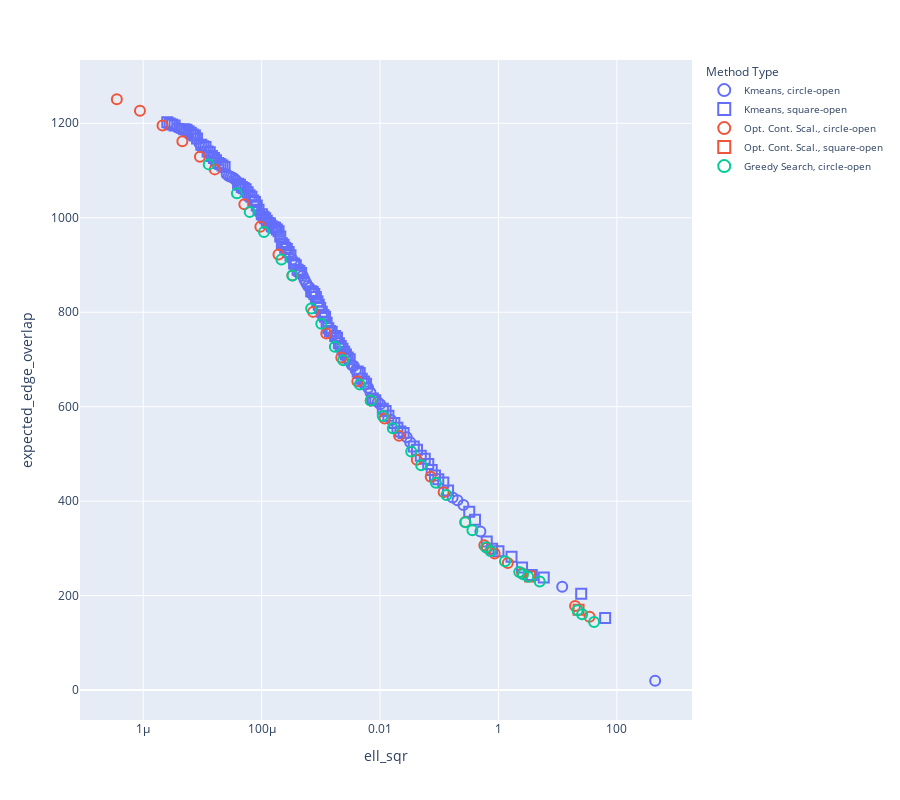

The code cell stored with this chart in its notebook:
### Code cell
import pandas as pd
import plotly.express as px

def get_method_type_name(method_type):
    if 'Kmeans' in method_type:
        return 'Kmeans'
    elif 'Greedy Search' in method_type:
        return 'Greedy Search'
    elif 'Opt. Cont. Scal.' in method_type:
        return 'Opt. Cont. Scal.'
    else:
        return 'Other'

df['method_type_name'] = df['method_type'].apply(get_method_type_name)

# Determining shape based on is_pareto_front
df['shape'] = df['is_pareto_front'].apply(lambda x: 'circle-open' if x else 'square-open')

# Plotting with Plotly
fig = px.scatter(
    df,
    x='ell_sqr',
    y='expected_edge_overlap',
    hover_data=['method_type'],
    symbol='shape',
    color='method_type_name',
    symbol_sequence=['circle-open', 'square-open']
)

fig.update_xaxes(type='log')
fig.update_traces(marker=dict(size=10, line=dict(width=2)))

# Updating layout for legend
fig.update_layout(
    height=800,
    legend_title_text='Method Type',
    legend=dict(
        title='Method Type',
        itemsizing='constant',
        traceorder='normal',
        font=dict(size=10)
    )
)

fig.show()

### Figure 1 — Plotly figure (JSON) as saved in the notebook; plotly's stock layout.template omitted (floating-point values rounded to 4 significant figures)
{"data": [{"customdata": [["Kmeans1d (k=1) on Katz centrality"], ["Kmeans1d (k=7) on Katz centrality"], ["Kmeans1d (k=23) on Katz centrality"], ["Kmeans1d (k=29) on Katz centrality"], ["Kmeans1d (k=31) on Katz centrality"], ["Kmeans1d (k=33) on Katz centrality"], ["Kmeans1d (k=55) on Katz centrality"], ["Kmeans1d (k=57) on Katz centrality"], ["Kmeans1d (k=67) on Katz centrality"], ["Kmeans1d (k=75) on Katz centrality"], ["Kmeans1d (k=77) on Katz centrality"], ["Kmeans1d (k=83) on Katz centrality"], ["Kmeans1d (k=85) on Katz centrality"], ["Kmeans1d (k=97) on Katz centrality"], ["Kmeans1d (k=99) on Katz centrality"], ["Kmeans1d (k=101) on Katz centrality"], ["Kmeans1d (k=121) on Katz centrality"], ["Kmeans1d (k=151) on Katz centrality"], ["Kmeans1d (k=153) on Katz centrality"], ["Kmeans1d (k=155) on Katz centrality"], ["Kmeans1d (k=157) on Katz centrality"], ["Kmeans1d (k=159) on Katz centrality"], ["Kmeans1d (k=171) on Katz centrality"], ["Kmeans1d (k=209) on Katz centrality"], ["Kmeans1d (k=235) on Katz centrality"], ["Kmeans1d (k=237) on Katz centrality"], ["Kmeans1d (k=239) on Katz centrality"], ["Kmeans1d (k=241) on Katz centrality"], ["Kmeans1d (k=243) on Katz centrality"], ["Kmeans1d (k=245) on Katz centrality"], ["Kmeans1d (k=271) on Katz centrality"], ["Kmeans1d (k=287) on Katz centrality"], ["Kmeans1d (k=289) on Katz centrality"], ["Kmeans1d (k=291) on Katz centrality"]], "hovertemplate": "method_type_name=Kmeans<br>shape=circle-open<br>ell_sqr=%{x}<br>expected_edge_overlap=%{y}<br>method_type=%{customdata[0]}<extra></extra>", "legendgroup": "Kmeans, circle-open", "marker": {"color": "#636efa", "line": {"width": 2}, "size": 10, "symbol": "circle-open"}, "mode": "markers", "name": "Kmeans, circle-open", "orientation": "v", "showlegend": true, "type": "scatter", "x": [442.6, 11.92, 0.4954, 0.2558, 0.2032, 0.1683, 0.03226, 0.02823, 0.01548, 0.01006, 0.009128, 0.006882, 0.006293, 0.003892, 0.003605, 0.00333, 0.00163, 0.0006453, 0.000604, 0.0005644, 0.0005281, 0.0004946, 0.0003295, 9.454e-05, 3.725e-05, 3.467e-05, 3.228e-05, 2.998e-05, 2.776e-05, 2.566e-05, 8.813e-06, 4.512e-06, 4.103e-06, 3.733e-06], "xaxis": "x", "y": [19.83, 218.8, 335.7, 391.7, 402.2, 407.8, 524.8, 535.3, 571.6, 605.3, 610.2, 630.1, 640.3, 677.4, 686.0, 688.0, 751.7, 851.6, 855.7, 861.7, 869.4, 877.0, 911.5, 1009.0, 1079.0, 1082.0, 1085.0, 1087.0, 1088.0, 1092.0, 1158.0, 1188.0, 1189.0, 1191.0], "yaxis": "y"}, {"customdata": [["Kmeans1d (k=3) on Katz centrality"], ["Kmeans1d (k=5) on Katz centrality"], ["Kmeans1d (k=9) on Katz centrality"], ["Kmeans1d (k=11) on Katz centrality"], ["Kmeans1d (k=13) on Katz centrality"], ["Kmeans1d (k=15) on Katz centrality"], ["Kmeans1d (k=17) on Katz centrality"], ["Kmeans1d (k=19) on Katz centrality"], ["Kmeans1d (k=21) on Katz centrality"], ["Kmeans1d (k=25) on Katz centrality"], ["Kmeans1d (k=27) on Katz centrality"], ["Kmeans1d (k=35) on Katz centrality"], ["Kmeans1d (k=37) on Katz centrality"], ["Kmeans1d (k=39) on Katz centrality"], ["Kmeans1d (k=41) on Katz centrality"], ["Kmeans1d (k=43) on Katz centrality"], ["Kmeans1d (k=45) on Katz centrality"], ["Kmeans1d (k=47) on Katz centrality"], ["Kmeans1d (k=49) on Katz centrality"], ["Kmeans1d (k=51) on Katz centrality"], ["Kmeans1d (k=53) on Katz centrality"], ["Kmeans1d (k=59) on Katz centrality"], ["Kmeans1d (k=61) on Katz centrality"], ["Kmeans1d (k=63) on Katz centrality"], ["Kmeans1d (k=65) on Katz centrality"], ["Kmeans1d (k=69) on Katz centrality"], ["Kmeans1d (k=71) on Katz centrality"], ["Kmeans1d (k=73) on Katz centrality"], ["Kmeans1d (k=79) on Katz centrality"], ["Kmeans1d (k=81) on Katz centrality"], ["Kmeans1d (k=87) on Katz centrality"], ["Kmeans1d (k=89) on Katz centrality"], ["Kmeans1d (k=91) on Katz centrality"], ["Kmeans1d (k=93) on Katz centrality"], ["Kmeans1d (k=95) on Katz centrality"], ["Kmeans1d (k=103) on Katz centrality"], ["Kmeans1d (k=105) on Katz centrality"], ["Kmeans1d (k=107) on Katz centrality"], ["Kmeans1d (k=109) on Katz centrality"], ["Kmeans1d (k=111) on Katz centrality"], ["Kmeans1d (k=113) on Katz centrality"], ["Kmeans1d (k=115) on Katz centrality"], ["Kmeans1d (k=117) on Katz centrality"], ["Kmeans1d (k=119) on Katz centrality"], ["Kmeans1d (k=123) on Katz centrality"], ["Kmeans1d (k=125) on Katz centrality"], ["Kmeans1d (k=127) on Katz centrality"], ["Kmeans1d (k=129) on Katz centrality"], ["Kmeans1d (k=131) on Katz centrality"], ["Kmeans1d (k=133) on Katz centrality"], ["Kmeans1d (k=135) on Katz centrality"], ["Kmeans1d (k=137) on Katz centrality"], ["Kmeans1d (k=139) on Katz centrality"], ["Kmeans1d (k=141) on Katz centrality"], ["Kmeans1d (k=143) on Katz centrality"], ["Kmeans1d (k=145) on Katz centrality"], ["Kmeans1d (k=147) on Katz centrality"], ["Kmeans1d (k=149) on Katz centrality"], ["Kmeans1d (k=161) on Katz centrality"], ["Kmeans1d (k=163) on Katz centrality"], ["Kmeans1d (k=165) on Katz centrality"], ["Kmeans1d (k=167) on Katz centrality"], ["Kmeans1d (k=169) on Katz centrality"], ["Kmeans1d (k=173) on Katz centrality"], ["Kmeans1d (k=175) on Katz centrality"], ["Kmeans1d (k=177) on Katz centrality"], ["Kmeans1d (k=179) on Katz centrality"], ["Kmeans1d (k=181) on Katz centrality"], ["Kmeans1d (k=183) on Katz centrality"], ["Kmeans1d (k=185) on Katz centrality"], ["Kmeans1d (k=187) on Katz centrality"], ["Kmeans1d (k=189) on Katz centrality"], ["Kmeans1d (k=191) on Katz centrality"], ["Kmeans1d (k=193) on Katz centrality"], ["Kmeans1d (k=195) on Katz centrality"], ["Kmeans1d (k=197) on Katz centrality"], ["Kmeans1d (k=199) on Katz centrality"], ["Kmeans1d (k=201) on Katz centrality"], ["Kmeans1d (k=203) on Katz centrality"], ["Kmeans1d (k=205) on Katz centrality"], ["Kmeans1d (k=207) on Katz centrality"], ["Kmeans1d (k=211) on Katz centrality"], ["Kmeans1d (k=213) on Katz centrality"], ["Kmeans1d (k=215) on Katz centrality"], ["Kmeans1d (k=217) on Katz centrality"], ["Kmeans1d (k=219) on Katz centrality"], ["Kmeans1d (k=221) on Katz centrality"], ["Kmeans1d (k=223) on Katz centrality"], ["Kmeans1d (k=225) on Katz centrality"], ["Kmeans1d (k=227) on Katz centrality"], ["Kmeans1d (k=229) on Katz centrality"], ["Kmeans1d (k=231) on Katz centrality"], ["Kmeans1d (k=233) on Katz centrality"], ["Kmeans1d (k=247) on Katz centrality"], ["Kmeans1d (k=249) on Katz centrality"], ["Kmeans1d (k=251) on Katz centrality"], ["Kmeans1d (k=253) on Katz centrality"], ["Kmeans1d (k=255) on Katz centrality"], ["Kmeans1d (k=257) on Katz centrality"], ["Kmeans1d (k=259) on Katz centrality"], ["Kmeans1d (k=261) on Katz centrality"], ["Kmeans1d (k=263) on Katz centrality"], ["Kmeans1d (k=265) on Katz centrality"], ["Kmeans1d (k=267) on Katz centrality"], ["Kmeans1d (k=269) on Katz centrality"], ["Kmeans1d (k=273) on Katz centrality"], ["Kmeans1d (k=275) on Katz centrality"], ["Kmeans1d (k=277) on Katz centrality"], ["Kmeans1d (k=279) on Katz centrality"], ["Kmeans1d (k=281) on Katz centrality"], ["Kmeans1d (k=283) on Katz centrality"], ["Kmeans1d (k=285) on Katz centrality"], ["Kmeans1d (k=293) on Katz centrality"], ["Kmeans1d (k=295) on Katz centrality"], ["Kmeans1d (k=297) on Katz centrality"], ["Kmeans1d (k=299) on Katz centrality"]], "hovertemplate": "method_type_name=Kmeans<br>shape=square-open<br>ell_sqr=%{x}<br>expected_edge_overlap=%{y}<br>method_type=%{customdata[0]}<extra></extra>", "legendgroup": "Kmeans, square-open", "marker": {"color": "#636efa", "line": {"width": 2}, "size": 10, "symbol": "square-open"}, "mode": "markers", "name": "Kmeans, square-open", "orientation": "v", "showlegend": true, "type": "scatter", "x": [63.33, 24.94, 5.811, 3.648, 2.5, 1.661, 0.998, 0.7805, 0.634, 0.4012, 0.3209, 0.1407, 0.1169, 0.0962, 0.08464, 0.07456, 0.06517, 0.0568, 0.04873, 0.04202, 0.03704, 0.02496, 0.02207, 0.01962, 0.01743, 0.01382, 0.0124, 0.01114, 0.008282, 0.007556, 0.005797, 0.005334, 0.004907, 0.004529, 0.004193, 0.003073, 0.002848, 0.002651, 0.002481, 0.00232, 0.002165, 0.002017, 0.001875, 0.001745, 0.001525, 0.001426, 0.001336, 0.001252, 0.001177, 0.001105, 0.001038, 0.0009757, 0.0009239, 0.000873, 0.0008232, 0.0007746, 0.0007299, 0.0006873, 0.0004638, 0.0004334, 0.0004043, 0.0003774, 0.0003531, 0.0003068, 0.0002857, 0.0002665, 0.0002497, 0.0002344, 0.0002198, 0.0002062, 0.0001933, 0.0001807, 0.0001688, 0.0001582, 0.0001482, 0.0001386, 0.0001301, 0.000122, 0.0001148, 0.0001076, 0.0001008, 8.855e-05, 8.271e-05, 7.74e-05, 7.224e-05, 6.731e-05, 6.258e-05, 5.802e-05, 5.368e-05, 4.962e-05, 4.621e-05, 4.298e-05, 4.001e-05, 2.368e-05, 2.18e-05, 2.004e-05, 1.845e-05, 1.694e-05, 1.567e-05, 1.443e-05, 1.33e-05, 1.223e-05, 1.127e-05, 1.039e-05, 9.564e-06, 8.106e-06, 7.467e-06, 6.906e-06, 6.352e-06, 5.835e-06, 5.379e-06, 4.936e-06, 3.389e-06, 3.071e-06, 2.798e-06, 2.547e-06], "xaxis": "x", "y": [152.8, 203.9, 238.3, 243.5, 259.8, 282.4, 294.0, 299.3, 314.7, 360.8, 377.4, 422.5, 439.3, 446.3, 454.3, 465.9, 478.8, 489.6, 495.9, 508.8, 516.0, 544.4, 547.4, 555.5, 565.6, 580.7, 590.7, 595.6, 613.9, 617.3, 648.6, 653.3, 659.3, 671.6, 674.4, 700.7, 703.9, 710.5, 716.2, 722.6, 728.3, 734.2, 746.2, 749.7, 758.6, 760.5, 766.2, 777.5, 790.2, 794.3, 800.8, 809.0, 815.9, 823.2, 832.4, 838.3, 843.0, 844.3, 882.8, 887.1, 889.8, 899.4, 902.9, 920.3, 927.3, 933.9, 936.3, 942.6, 946.0, 960.2, 971.2, 975.3, 978.9, 980.0, 982.2, 987.9, 989.1, 993.9, 999.0, 1002.0, 1008.0, 1017.0, 1026.0, 1033.0, 1037.0, 1044.0, 1047.0, 1054.0, 1060.0, 1063.0, 1065.0, 1070.0, 1072.0, 1108.0, 1111.0, 1114.0, 1116.0, 1121.0, 1126.0, 1131.0, 1139.0, 1140.0, 1150.0, 1152.0, 1155.0, 1168.0, 1174.0, 1176.0, 1180.0, 1183.0, 1186.0, 1187.0, 1195.0, 1197.0, 1199.0, 1202.0], "yaxis": "y"}, {"customdata": [["Opt. Cont. Scal. (w=1.0)"], ["Opt. Cont. Scal. (w=0.28898534244340446)"], ["Opt. Cont. Scal. (w=0.08351252814713174)"], ["Opt. Cont. Scal. (w=0.04489412783991955)"], ["Opt. Cont. Scal. (w=0.024133896544913314)"], ["Opt. Cont. Scal. (w=0.012973744907517126)"], ["Opt. Cont. Scal. (w=0.006974342357525472)"], ["Opt. Cont. Scal. (w=0.0037492221148722124)"], ["Opt. Cont. Scal. (w=0.0020154827145070398)"], ["Opt. Cont. Scal. (w=0.0010834702367627316)"], ["Opt. Cont. Scal. (w=0.0005824449624405788)"], ["Opt. Cont. Scal. (w=0.0003131070173981146)"], ["Opt. Cont. Scal. (w=0.00016831805692532658)"], ["Opt. Cont. Scal. (w=9.048333864422716e-05)"], ["Opt. Cont. Scal. (w=4.864145131997396e-05)"], ["Opt. Cont. Scal. (w=2.6148358603524477e-05)"], ["Opt. Cont. Scal. (w=1.4056666466646865e-05)"], ["Opt. Cont. Scal. (w=7.556492365372464e-06)"], ["Opt. Cont. Scal. (w=4.0621705724766655e-06)"], ["Opt. Cont. Scal. (w=2.1837155338781333e-06)"], ["Opt. Cont. Scal. (w=1.1739077539506896e-06)"], ["Opt. Cont. Scal. (w=6.310617813567543e-07)"], ["Opt. Cont. Scal. (w=3.392421342724073e-07)"], ["Opt. Cont. Scal. (w=1.8236760498832651e-07)"], ["Opt. Cont. Scal. (w=9.803600434394323e-08)"], ["Opt. Cont. Scal. (w=5.2701564778134974e-08)"], ["Opt. Cont. Scal. (w=2.8330968287117475e-08)"], ["Opt. Cont. Scal. (w=1.522997974471263e-08)"]], "hovertemplate": "method_type_name=Opt. Cont. Scal.<br>shape=circle-open<br>ell_sqr=%{x}<br>expected_edge_overlap=%{y}<br>method_type=%{customdata[0]}<extra></extra>", "legendgroup": "Opt. Cont. Scal., circle-open", "marker": {"color": "#EF553B", "line": {"width": 2}, "size": 10, "symbol": "circle-open"}, "mode": "markers", "name": "Opt. Cont. Scal., circle-open", "orientation": "v", "showlegend": true, "type": "scatter", "x": [34.53, 19.66, 2.512, 1.438, 0.8618, 0.6368, 0.576, 0.2752, 0.1184, 0.07168, 0.04175, 0.02094, 0.01194, 0.006958, 0.004134, 0.002215, 0.001234, 0.0007378, 0.0003305, 0.0001923, 9.507e-05, 5.097e-05, 1.616e-05, 9.082e-06, 4.581e-06, 2.116e-06, 8.804e-07, 3.585e-07], "xaxis": "x", "y": [155.2, 178.1, 247.1, 268.9, 289.0, 301.2, 306.5, 356.1, 419.1, 451.9, 487.6, 538.6, 574.8, 612.8, 654.1, 704.0, 755.2, 800.7, 877.9, 922.1, 981.0, 1028.0, 1102.0, 1129.0, 1162.0, 1195.0, 1227.0, 1251.0], "yaxis": "y"}, {"customdata": [["Opt. Cont. Scal. (w=0.5375735693311237)"], ["Opt. Cont. Scal. (w=0.155350882021678)"]], "hovertemplate": "method_type_name=Opt. Cont. Scal.<br>shape=square-open<br>ell_sqr=%{x}<br>expected_edge_overlap=%{y}<br>method_type=%{customdata[0]}<extra></extra>", "legendgroup": "Opt. Cont. Scal., square-open", "marker": {"color": "#EF553B", "line": {"width": 2}, "size": 10, "symbol": "square-open"}, "mode": "markers", "name": "Opt. Cont. Scal., square-open", "orientation": "v", "showlegend": true, "type": "scatter", "x": [22.53, 3.408], "xaxis": "x", "y": [170.2, 240.3], "yaxis": "y"}, {"customdata": [["Greedy Search (w=1.0)"], ["Greedy Search (w=0.5961628688829711)"], ["Greedy Search (w=0.3554101662347746)"], ["Greedy Search (w=0.2118823443326969)"], ["Greedy Search (w=0.12631638626303013)"], ["Greedy Search (w=0.07530513922149758)"], ["Greedy Search (w=0.04489412783991953)"], ["Greedy Search (w=0.026764212049045295)"], ["Greedy Search (w=0.015955829438551027)"], ["Greedy Search (w=0.009512273053493944)"], ["Greedy Search (w=0.005670863993169133)"], ["Greedy Search (w=0.0033807585472128508)"], ["Greedy Search (w=0.002015482714507038)"], ["Greedy Search (w=0.0012015559572645547)"], ["Greedy Search (w=0.0007163230466062613)"], ["Greedy Search (w=0.0004270452025117792)"], ["Greedy Search (w=0.0002545884930721316)"], ["Greedy Search (w=0.00015177620641447433)"], ["Greedy Search (w=9.0483338644227e-05)"], ["Greedy Search (w=5.3942806752251855e-05)"], ["Greedy Search (w=3.215869842902216e-05)"], ["Greedy Search (w=1.917182191498814e-05)"], ["Greedy Search (w=1.1429528354552745e-05)"], ["Greedy Search (w=6.813860413829426e-06)"], ["Greedy Search (w=4.062170572476658e-06)"], ["Greedy Search (w=2.421715262379669e-06)"], ["Greedy Search (w=1.4437367184379402e-06)"], ["Greedy Search (w=8.607022239756485e-07)"], ["Greedy Search (w=5.13118707099276e-07)"], ["Greedy Search (w=3.059023205018258e-07)"]], "hovertemplate": "method_type_name=Greedy Search<br>shape=circle-open<br>ell_sqr=%{x}<br>expected_edge_overlap=%{y}<br>method_type=%{customdata[0]}<extra></extra>", "legendgroup": "Greedy Search, circle-open", "marker": {"color": "#00cc96", "line": {"width": 2}, "size": 10, "symbol": "circle-open"}, "mode": "markers", "name": "Greedy Search, circle-open", "orientation": "v", "showlegend": true, "type": "scatter", "x": [41.19, 25.88, 21.7, 4.967, 3.173, 2.6, 2.242, 1.286, 0.7304, 0.6166, 0.363, 0.2755, 0.1322, 0.08755, 0.04941, 0.03357, 0.01643, 0.0111, 0.006956, 0.004552, 0.002392, 0.001724, 0.001017, 0.0006867, 0.0003305, 0.0002157, 0.0001095, 6.287e-05, 3.818e-05, 1.277e-05], "xaxis": "x", "y": [144.4, 160.8, 169.0, 229.8, 240.0, 245.2, 250.0, 272.7, 294.4, 302.2, 338.4, 355.6, 413.2, 439.2, 475.9, 505.0, 554.3, 580.3, 613.1, 646.8, 698.3, 726.9, 775.6, 807.8, 877.9, 911.8, 969.6, 1012.0, 1052.0, 1113.0], "yaxis": "y"}], "layout": {"height": 800, "legend": {"font": {"size": 10}, "itemsizing": "constant", "title": {"text": "Method Type"}, "tracegroupgap": 0, "traceorder": "normal"}, "margin": {"t": 60}, "xaxis": {"anchor": "y", "domain": [0, 1], "title": {"text": "ell_sqr"}, "type": "log"}, "yaxis": {"anchor": "x", "domain": [0, 1], "title": {"text": "expected_edge_overlap"}}}}
